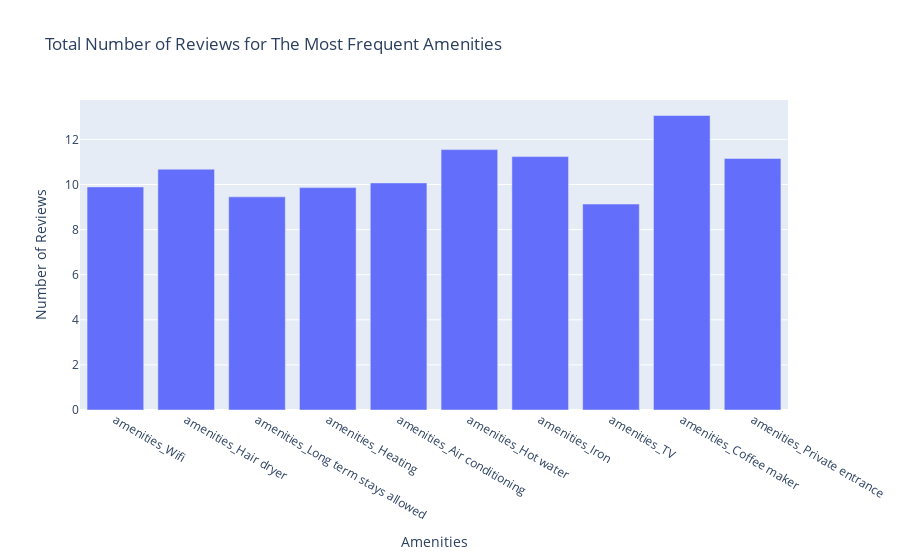

The notebook cell this image was saved under:
### Code cell
amenities = {}
for c in df.columns:
	if "amenities" in c: 
		amenities[c] = df[c].value_counts()[1]
amenities_list = sorted(amenities, key=amenities.get, reverse=True)[:10]
amenities = {c:df.groupby(c)['number_of_reviews_ltm'].mean()[1] for c in amenities_list}
fig = px.bar(x = amenities.keys(), y = amenities.values(), title = "Total Number of Reviews for The Most Frequent Amenities", labels={
	"y": "Number of Reviews",
	"x": "Amenities"
})
fig.show()

### Figure 1 — Plotly figure (JSON) as saved in the notebook; plotly's stock layout.template omitted (floating-point values rounded to 4 significant figures)
{"data": [{"alignmentgroup": "True", "hovertemplate": "Amenities=%{x}<br>Number of Reviews=%{y}<extra></extra>", "legendgroup": "", "marker": {"color": "#636efa", "pattern": {"shape": ""}}, "name": "", "offsetgroup": "", "orientation": "v", "showlegend": false, "textposition": "auto", "type": "bar", "x": ["amenities_Wifi", "amenities_Hair dryer", "amenities_Long term stays allowed", "amenities_Heating", "amenities_Air conditioning", "amenities_Hot water", "amenities_Iron", "amenities_TV", "amenities_Coffee maker", "amenities_Private entrance"], "xaxis": "x", "y": [9.893, 10.68, 9.451, 9.861, 10.07, 11.55, 11.24, 9.131, 13.06, 11.15], "yaxis": "y"}], "layout": {"barmode": "relative", "legend": {"tracegroupgap": 0}, "title": {"text": "Total Number of Reviews for The Most Frequent Amenities"}, "xaxis": {"anchor": "y", "domain": [0, 1], "title": {"text": "Amenities"}}, "yaxis": {"anchor": "x", "domain": [0, 1], "title": {"text": "Number of Reviews"}}}}
